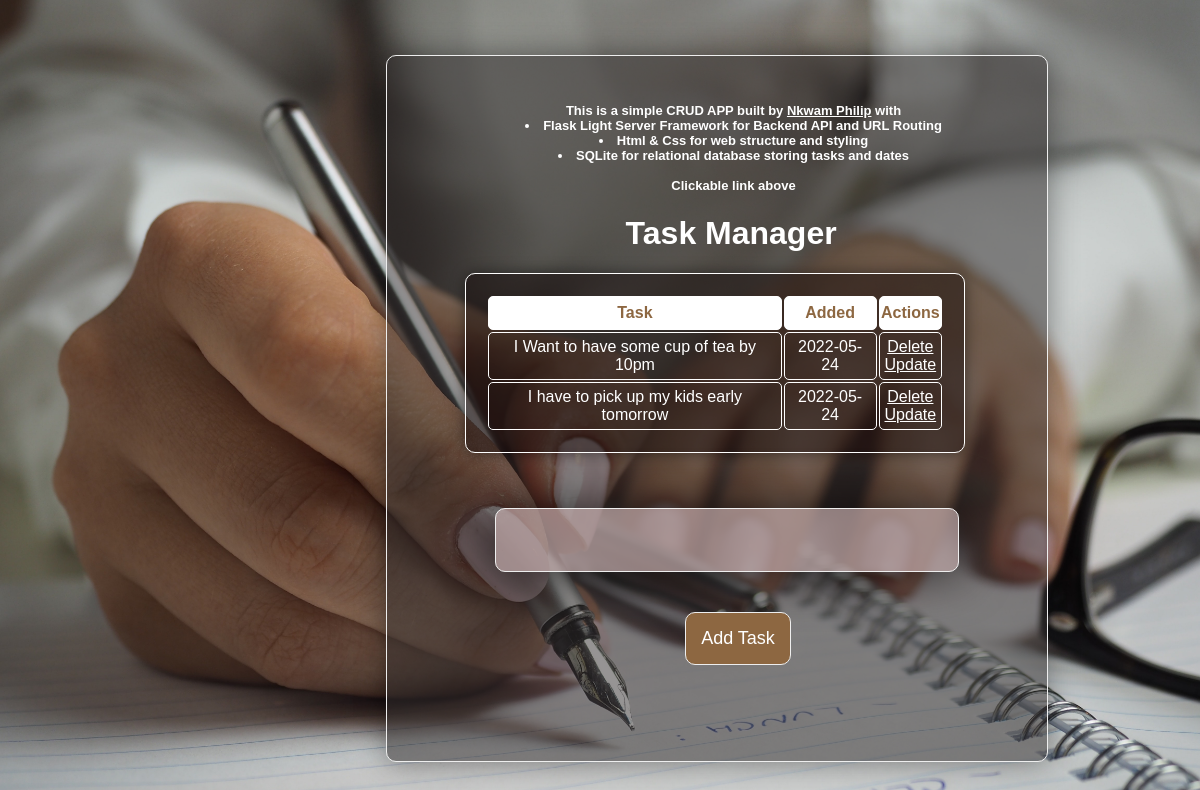
The page / on the database its author committed.
### app.py (models this page shows, shortened)
class Todo(db.Model):
    id = db.Column(db.Integer, primary_key=True)
    content = db.Column(db.String(200), nullable=False)
    completed = db.Column(db.Integer, default=0)
    date_created = db.Column(db.DateTime, default=datetime.utcnow)

### app.py (the view)
@app.route('/', methods=['POST', 'GET'])
def index():
    if request.method == 'POST':
        task_content = request.form['content']
        new_task = Todo(content = task_content)
        try:
            db.session.add(new_task)
            db.session.commit()
            return redirect ('/')
        except:
            return 'there was an issue adding your task'
    else:
        tasks = Todo.query.order_by(Todo.date_created).all()
        return render_template('index.html', tasks=tasks)

### templates/index.html (shortened to what this page needs)
{% extends 'base.html' %}
{% block body %}
<div class="content">
    <h4 class="phil">This is a simple CRUD APP built by <b><a style="color: white;" href="https://www.linkedin.com/in/nkwam-philip">Nkwam Philip</a></b> with <br> <li>Flask Light Server Framework for Backend API and URL Routing</li>
        <li>Html & Css for web structure and styling</li>
        <li>SQLite for relational database storing tasks and dates</li><br> Clickable link above</h4>
    <div class="cont">
        <h1 style="text-align: center; color: white; align-items: center;">Task Manager</h1>
        {% if tasks|length < 1 %}
        <h4 style="text-align: center;"> There are no tasks, Create one below</h4>
        {% else %}
        <table>
            <tr>
                <th>Task</th>
                <th>Added</th>
                <th>Actions</th>
            </tr>
            {% for task in tasks %}
                <tr>
                    <td>{{ task.content }}</td>
                    <td>{{task.date_created.date()}}</td>
                    <td>
                        <a style="font-size: medium; color: white;" href="/delete/{{task.id}}">Delete</a>
                        <br>
                        <a style="font-size: medium; color: white;" href="/update/{{task.id}}">Update</a>
                    </td>
                </tr>
            {% endfor %}
        </table>
        {% endif %}
        <div class="form">
            <form action="/" method="POST">
                <input class="type-1" type="text" name="content" id="content">
                <input class="type-2" type="submit" value="Add Task">
            </form>
        </div>
    </div>
</div>
{% endblock %}

### static/css/main.css (style rules this page uses)
body { align-items: center; justify-content: center; font-family: sans-serif; background-image: url('images/pic3.jpg'); background-size: 100%; position: absolute; }
.content { margin-top: 10%; margin-left: 80%; width: 100%; align-items: center; justify-content: center; background-color: rgba(48, 45, 45, 0.506); border-radius:10px; border: 0.2px solid #eee; transition: .3s border-color; padding: 20%; position: relative; display: block; box-shadow:0 0 30px rgba(0, 0, 0, 0.428); }
.cont { margin-left: 3%; padding: 0%; margin-bottom: 20%; width: 100%; }
table, td, th { border: 1px solid rgb(255, 255, 255); }
table { border-radius:10px; border: 0.5px solid rgb(255, 255, 255); transition: .3s border-color; padding: 20px; text-align: center; width: 500px; box-shadow:0 0 15px rgba(0, 0, 0, 0.482); margin-left: -30px; background-color: rgba(14, 3, 3, 0.463); }
th { margin-right: 100px; background-color: white; height: 30px; border-radius:5px; color: rgb(141, 103, 65); }
td { text-align: center; padding: 5px; color: white; border-radius:5px; }
.form { margin-top: 15px; color: rgba(255, 255, 255, 0.606); width: 93%; }
.type-1 { background-color: rgba(184, 161, 161, 0.722); border-radius:10px; border: 1px solid #eee; transition: .3s border-color; padding: 20px; text-align: center; box-shadow:0 0 50px rgba(0, 0, 0, 0.731); width: 96%; margin-top: 40px; font-size: larger; color: rgb(255, 255, 255); }
.type-2 { position: absolute; border-radius:10px; border: 0.5px solid #eee; transition: .3s border-color; padding: 15px; text-align: center; font-size: large; color: white; background-color: rgb(141, 103, 65); margin-top: 40px; margin-left: 190px; align-items: center; }
.phil { color: white; text-align: center; margin-top: -10%; font-size: small; margin-left: 7%; }

### rows shown on the page
Todo: content "I Want to have some cup of tea by 10pm", date_created "2022-05-24"
Todo: content "I have to pick up my kids early tomorrow", date_created "2022-05-24"
